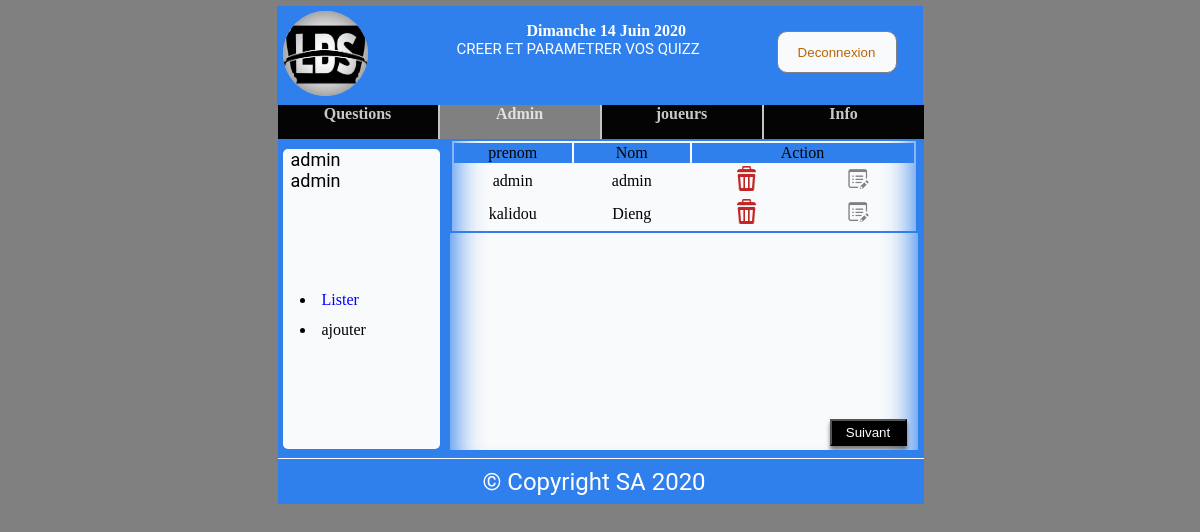
/src/lister_admin.php (signed in), run on the app's committed database.
### tables this page shows
CREATE TABLE IF NOT EXISTS `utilisateur` (
  `prenom` varchar(50) NOT NULL,
  `Nom` varchar(50) NOT NULL,
  `Login` varchar(50) NOT NULL,
  `pass` varchar(50) NOT NULL,
  `image` varchar(50) NOT NULL,
  `privilege` varchar(50) NOT NULL,
  `statut` int(11) NOT NULL,
  PRIMARY KEY (`Login`)
);

### src/lister_admin.php (the view, shortened to what this page needs)
<!DOCTYPE html>
<html>
<head>
	<link rel="stylesheet" type="text/css" href="../css/style.css">
	<link rel="stylesheet" type="text/css" href="../css/admin.css">
</head>
<body>
<div class="principal mt-1">
	<div class="header">
		<?php include('header.php') ?>
	</div>
	<?php include('menu.php') ?>
	<div class="cadre">
		<div class="profil">
			 <div class="prenom"><?php echo $_SESSION['prenom']?></div>
			 <div class="prenom"><?php echo $_SESSION['nom']?></div>
			 <div class="menuQuest color" ><li><a href="lister_admin.php">Lister</a></li></div>
			 <div class="menuQuest " ><li><a href="creation_admin.php">ajouter</a></li></div>
		</div>
		<div class="jeux">
			<div class="question">
				<form method="post">
				<table>
					<?php
				include('cnx.php');
				$liste=array();
				$rep =$connect->prepare("SELECT * FROM utilisateur WHERE privilege='admin' ORDER BY nom");
				$rep->execute();
				while ($all = $rep->fetch()) {
					$liste[]=$all;
				}
				?>
				<tr>
					<td style="background-color: #2F80ED;text-align: center;">prenom</td>
					<td style="background-color: #2F80ED;text-align: center;">Nom</td>
					<td colspan=2 style="background-color: #2F80ED;text-align: center;">Action</td>
				</tr>
				<?php
				if (isset($_POST['suivant'] ) && $_SESSION['fin']<count($liste)) {
						$debut=$_SESSION['fin'];
						$fin=$_SESSION['fin']+2;
					}elseif (isset($_POST['precedent']) && $_SESSION['fin']>2) {
						$debut=$_SESSION['fin']-4;
						$fin=$_SESSION['fin']-2;
					}else{
						$debut=0;
						$fin=2;
					}
				for ($i=$debut; $i <$fin ; $i++) {
						if ($i<count($liste)) {
						?>
						<tr>
						<td> <?php echo $liste[$i]['prenom']; ?></td>
						<td> <?php echo $liste[$i]['Nom']; ?></td>
						<td>
							<?php
			echo "<a href=\"supprimer_admin.php?Login=".$liste[$i]['Login']."\" style='color:red' onclick=\"return(confirm('voulez vous supprimer ".$liste[$i]['prenom']." ?'));\"><img src=\"../images/sup.png\" title=\"supprimer\" style=\"width:25px;height:25px\"></a>" ;
							?>
						</td>
						<td>
							<?php
			echo "<a href=\"admin.php?Login=".$liste[$i]['Login']."\" style='color:red' onclick=\"return(confirm('Vous etes entrain de modifier !'));\"><img src=\"../images/ic-liste.png\" title=\"Modifier\"></a>" ;
							?>
						</td>
						</tr>
						<?php
						}
					}
				?>
				</table>
				<?php
				if ($_SESSION['fin']< count($liste)) {
					?>
					<button type="text" class="suivant" name="suivant">Suivant</button>
					<?php
				}
				?>
				</form>
			</div>
		</div>
	</div>
	<div class="footer"></div>
	<div class="FT">© Copyright SA 2020</div>
</div>
</body>
</html>

### css/style.css (style rules this page uses)
body { background-color: grey; }
.principal { position: relative; width: 645px; height: 495px; background: #F9FAFB; margin:auto auto; }
a { text-decoration: none; color: rgb(186,101,2); }
.footer { position: absolute; width: 646px; height: 45px; left: 0px; top: 450px; background: #2F80ED; border-top:1px solid white; }
.FT { position: absolute; width: 234px; height: 35px; left: 205px; top: 460px; font-family: Roboto; font-style: normal; font-weight: normal; font-size: 24px; line-height: 28px; color: #FFFFFF; }

### css/admin.css (style rules this page uses)
body { background-color: grey; }
.header { position: absolute; width: 646px; height: 99px; left: -1px; top: -2px; background: #2F80ED; }
.cadre { position: absolute; width: 646px; height: 320px; left: 0px; top: 131px; background-color:#2F80ED; }
.profil { position: absolute; width: 155px; height: 300px; left: 5px; top: 10px; background: #F9FAFB; border-left:2px solid white; border-radius: 5px; }
.menuQuest { position: relative; width: 160px; height: 30px; top: 100px; border-radius: 5px; margin-left: 15px; }
.menuQuest a { color: black; }
.prenom { position: relative; left: 6px; font-family: Roboto; font-style: normal; font-weight: normal; font-size: 18px; line-height: 21px; color: #000000; }
.jeux { position: absolute; width: 484px; height: 315px; left: 162px; background: #2F80ED; }
.question { position: absolute; width: 468px; height: 310.84px; left: 10px; background: #F9FAFB; overflow: auto; box-shadow: inset -35px 0px 30px -30px #2F80ED,inset 35px 0px 30px -30px #2F80ED; }
.suivant { position: absolute; width: 77px; height: 27px; top: 280px; left: 380px; box-shadow: 0px 4px 4px rgba(0, 0, 0, 0.5); background-color: black; color: white; }

### src/lister_admin.php (style rules this page uses)
.color a { color: blue; }
td { width: 150px; text-align: center; }
table { left: 100px; border:2px solid #2F80ED; margin: auto auto; }

### data on the page
utilisateur: prenom "admin", Nom "admin"
utilisateur: prenom "kalidou", Nom "Dieng"

### other printed values
$_SESSION['prenom'] "admin"
$_SESSION['nom'] "admin"
